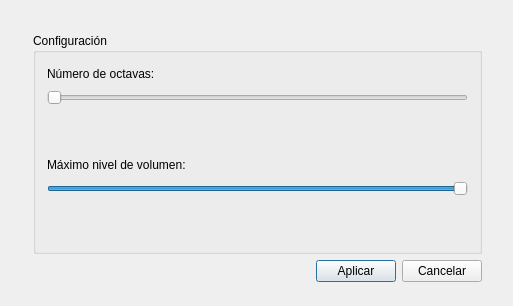
<?xml version="1.0" encoding="UTF-8"?>
<ui version="4.0">
 <class>ventanaConf</class>
 <widget class="QDialog" name="ventanaConf">
  <property name="geometry">
   <rect>
    <x>0</x>
    <y>0</y>
    <width>513</width>
    <height>306</height>
   </rect>
  </property>
  <property name="windowTitle">
   <string>Configuración</string>
  </property>
  <property name="windowIcon">
   <iconset resource="theremin.qrc">
    <normaloff>:/pic/Resources/iconos/services.png</normaloff>:/pic/Resources/iconos/services.png</iconset>
  </property>
  <widget class="QWidget" name="layoutWidget">
   <property name="geometry">
    <rect>
     <x>22</x>
     <y>22</y>
     <width>471</width>
     <height>271</height>
    </rect>
   </property>
   <layout class="QVBoxLayout" name="verticalLayout_4">
    <item>
     <widget class="QGroupBox" name="groupBox">
      <property name="title">
       <string>Configuración</string>
      </property>
      <layout class="QGridLayout" name="gridLayout">
       <item row="0" column="0">
        <layout class="QVBoxLayout" name="verticalLayout_3">
         <item>
          <layout class="QVBoxLayout" name="verticalLayout_2">
           <item>
            <layout class="QHBoxLayout" name="horizontalLayout">
             <item>
              <widget class="QLabel" name="label">
               <property name="text">
                <string>Número de octavas: </string>
               </property>
              </widget>
             </item>
             <item>
              <widget class="QLabel" name="ovalue">
               <property name="text">
                <string/>
               </property>
              </widget>
             </item>
             <item>
              <spacer name="horizontalSpacer_2">
               <property name="orientation">
                <enum>Qt::Horizontal</enum>
               </property>
               <property name="sizeHint" stdset="0">
                <size>
                 <width>40</width>
                 <height>20</height>
                </size>
               </property>
              </spacer>
             </item>
            </layout>
           </item>
           <item>
            <widget class="QSlider" name="oslider">
             <property name="minimum">
              <number>1</number>
             </property>
             <property name="maximum">
              <number>8</number>
             </property>
             <property name="orientation">
              <enum>Qt::Horizontal</enum>
             </property>
            </widget>
           </item>
          </layout>
         </item>
         <item>
          <spacer name="verticalSpacer">
           <property name="orientation">
            <enum>Qt::Vertical</enum>
           </property>
           <property name="sizeHint" stdset="0">
            <size>
             <width>20</width>
             <height>40</height>
            </size>
           </property>
          </spacer>
         </item>
         <item>
          <layout class="QVBoxLayout" name="verticalLayout">
           <item>
            <layout class="QHBoxLayout" name="horizontalLayout_2">
             <item>
              <widget class="QLabel" name="label_2">
               <property name="text">
                <string>Máximo nivel de volumen: </string>
               </property>
              </widget>
             </item>
             <item>
              <widget class="QLabel" name="vvalue">
               <property name="text">
                <string/>
               </property>
              </widget>
             </item>
             <item>
              <spacer name="horizontalSpacer">
               <property name="orientation">
                <enum>Qt::Horizontal</enum>
               </property>
               <property name="sizeHint" stdset="0">
                <size>
                 <width>40</width>
                 <height>20</height>
                </size>
               </property>
              </spacer>
             </item>
            </layout>
           </item>
           <item>
            <widget class="QSlider" name="vslider">
             <property name="maximum">
              <number>100</number>
             </property>
             <property name="pageStep">
              <number>10</number>
             </property>
             <property name="sliderPosition">
              <number>100</number>
             </property>
             <property name="orientation">
              <enum>Qt::Horizontal</enum>
             </property>
            </widget>
           </item>
          </layout>
         </item>
         <item>
          <spacer name="verticalSpacer_2">
           <property name="orientation">
            <enum>Qt::Vertical</enum>
           </property>
           <property name="sizeHint" stdset="0">
            <size>
             <width>20</width>
             <height>18</height>
            </size>
           </property>
          </spacer>
         </item>
        </layout>
       </item>
      </layout>
     </widget>
    </item>
    <item>
     <layout class="QHBoxLayout" name="horizontalLayout_3">
      <item>
       <spacer name="horizontalSpacer_3">
        <property name="orientation">
         <enum>Qt::Horizontal</enum>
        </property>
        <property name="sizeHint" stdset="0">
         <size>
          <width>40</width>
          <height>20</height>
         </size>
        </property>
       </spacer>
      </item>
      <item>
       <widget class="QPushButton" name="apliButton">
        <property name="text">
         <string>Aplicar</string>
        </property>
       </widget>
      </item>
      <item>
       <widget class="QPushButton" name="cancelButton">
        <property name="text">
         <string>Cancelar</string>
        </property>
       </widget>
      </item>
     </layout>
    </item>
   </layout>
  </widget>
 </widget>
 <layoutdefault spacing="6" margin="11"/>
 <resources>
  <include location="theremin.qrc"/>
 </resources>
 <connections>
  <connection>
   <sender>cancelButton</sender>
   <signal>clicked()</signal>
   <receiver>ventanaConf</receiver>
   <slot>close()</slot>
   <hints>
    <hint type="sourcelabel">
     <x>462</x>
     <y>273</y>
    </hint>
    <hint type="destinationlabel">
     <x>416</x>
     <y>459</y>
    </hint>
   </hints>
  </connection>
  <connection>
   <sender>apliButton</sender>
   <signal>clicked()</signal>
   <receiver>ventanaConf</receiver>
   <slot>accept()</slot>
   <hints>
    <hint type="sourcelabel">
     <x>377</x>
     <y>272</y>
    </hint>
    <hint type="destinationlabel">
     <x>380</x>
     <y>401</y>
    </hint>
   </hints>
  </connection>
  <connection>
   <sender>oslider</sender>
   <signal>valueChanged(int)</signal>
   <receiver>ovalue</receiver>
   <slot>setNum(int)</slot>
   <hints>
    <hint type="sourcelabel">
     <x>257</x>
     <y>85</y>
    </hint>
    <hint type="destinationlabel">
     <x>137</x>
     <y>58</y>
    </hint>
   </hints>
  </connection>
  <connection>
   <sender>vslider</sender>
   <signal>valueChanged(int)</signal>
   <receiver>vvalue</receiver>
   <slot>setNum(int)</slot>
   <hints>
    <hint type="sourcelabel">
     <x>257</x>
     <y>190</y>
    </hint>
    <hint type="destinationlabel">
     <x>127</x>
     <y>163</y>
    </hint>
   </hints>
  </connection>
 </connections>
</ui>
